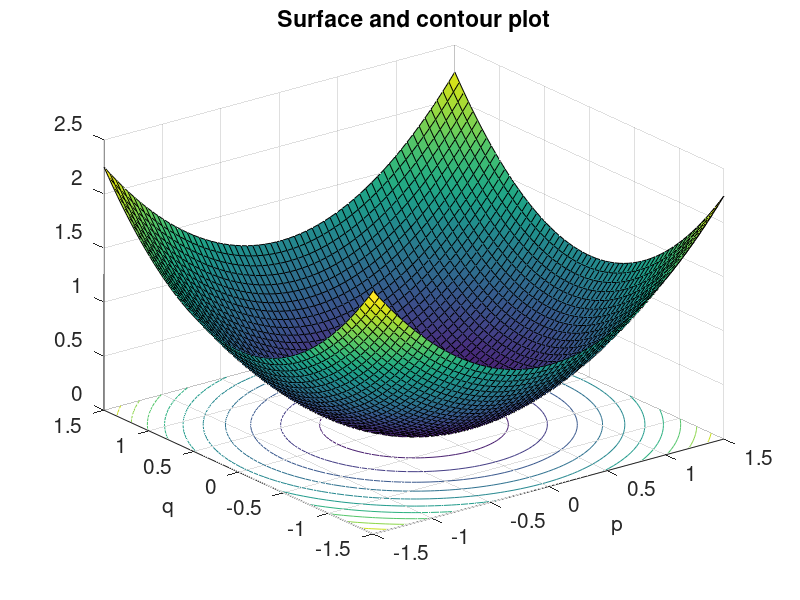
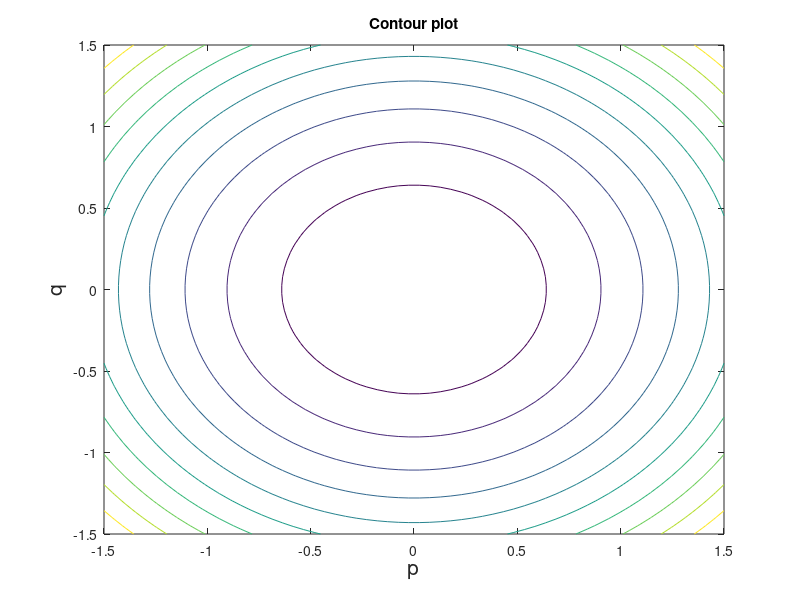

MATLAB code for these plots, in order:
% Harmonic Oscillator m=R=1.
figure
fsize=15;
ezsurfc('p^2/2+q^2/2',[-1.5,1.5]);
set(gca,'XTick',-1.5:0.5:1.5,'FontSize',fsize)
set(gca,'YTick',-1.5:0.5:1.5,'FontSize',fsize)
xlabel('p','FontSize',fsize)
ylabel('q','FontSize',fsize)
title('Surface and contour plot')
figure
ezcontour('p^2/2+q^2/2',[-1.5,1.5]);
xlabel('p','FontSize',fsize)
ylabel('q','FontSize',fsize)
title('Contour plot')